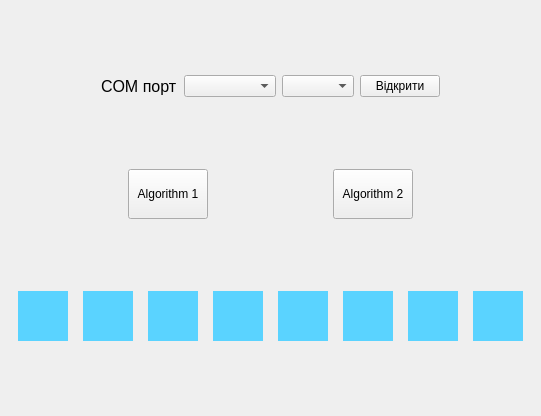
<?xml version="1.0" encoding="UTF-8"?>
<ui version="4.0">
 <class>MainWindow</class>
 <widget class="QMainWindow" name="MainWindow">
  <property name="geometry">
   <rect>
    <x>0</x>
    <y>0</y>
    <width>541</width>
    <height>416</height>
   </rect>
  </property>
  <property name="sizePolicy">
   <sizepolicy hsizetype="Fixed" vsizetype="Maximum">
    <horstretch>0</horstretch>
    <verstretch>0</verstretch>
   </sizepolicy>
  </property>
  <property name="windowTitle">
   <string>COM to AVR</string>
  </property>
  <widget class="QWidget" name="centralwidget">
   <layout class="QVBoxLayout" name="verticalLayout_2">
    <item>
     <layout class="QHBoxLayout" name="horizontalLayout">
      <item>
       <spacer name="horizontalSpacer">
        <property name="orientation">
         <enum>Qt::Horizontal</enum>
        </property>
        <property name="sizeHint" stdset="0">
         <size>
          <width>40</width>
          <height>20</height>
         </size>
        </property>
       </spacer>
      </item>
      <item>
       <widget class="QLabel" name="label">
        <property name="font">
         <font>
          <pointsize>12</pointsize>
         </font>
        </property>
        <property name="text">
         <string>COM порт</string>
        </property>
       </widget>
      </item>
      <item>
       <widget class="QComboBox" name="comComboBox">
        <property name="sizePolicy">
         <sizepolicy hsizetype="Expanding" vsizetype="Fixed">
          <horstretch>0</horstretch>
          <verstretch>0</verstretch>
         </sizepolicy>
        </property>
       </widget>
      </item>
      <item>
       <widget class="QComboBox" name="comboBox"/>
      </item>
      <item>
       <widget class="QPushButton" name="openComButton">
        <property name="text">
         <string>Відкрити</string>
        </property>
       </widget>
      </item>
      <item>
       <spacer name="horizontalSpacer_2">
        <property name="orientation">
         <enum>Qt::Horizontal</enum>
        </property>
        <property name="sizeHint" stdset="0">
         <size>
          <width>40</width>
          <height>20</height>
         </size>
        </property>
       </spacer>
      </item>
     </layout>
    </item>
    <item>
     <layout class="QHBoxLayout" name="horizontalLayout_2">
      <item>
       <spacer name="horizontalSpacer_3">
        <property name="orientation">
         <enum>Qt::Horizontal</enum>
        </property>
        <property name="sizeHint" stdset="0">
         <size>
          <width>40</width>
          <height>20</height>
         </size>
        </property>
       </spacer>
      </item>
      <item>
       <widget class="QPushButton" name="algorithmFirstButton">
        <property name="sizePolicy">
         <sizepolicy hsizetype="Maximum" vsizetype="Maximum">
          <horstretch>0</horstretch>
          <verstretch>0</verstretch>
         </sizepolicy>
        </property>
        <property name="minimumSize">
         <size>
          <width>0</width>
          <height>0</height>
         </size>
        </property>
        <property name="maximumSize">
         <size>
          <width>100</width>
          <height>50</height>
         </size>
        </property>
        <property name="text">
         <string>Algorithm 1</string>
        </property>
       </widget>
      </item>
      <item>
       <spacer name="horizontalSpacer_5">
        <property name="orientation">
         <enum>Qt::Horizontal</enum>
        </property>
        <property name="sizeType">
         <enum>QSizePolicy::Expanding</enum>
        </property>
        <property name="sizeHint" stdset="0">
         <size>
          <width>20</width>
          <height>20</height>
         </size>
        </property>
       </spacer>
      </item>
      <item>
       <widget class="QPushButton" name="algorithmSecondButton">
        <property name="maximumSize">
         <size>
          <width>100</width>
          <height>50</height>
         </size>
        </property>
        <property name="text">
         <string>Algorithm 2</string>
        </property>
       </widget>
      </item>
      <item>
       <spacer name="horizontalSpacer_4">
        <property name="orientation">
         <enum>Qt::Horizontal</enum>
        </property>
        <property name="sizeHint" stdset="0">
         <size>
          <width>40</width>
          <height>20</height>
         </size>
        </property>
       </spacer>
      </item>
     </layout>
    </item>
    <item>
     <layout class="QHBoxLayout" name="horizontalLayout_3">
      <item>
       <widget class="QLabel" name="led0">
        <property name="sizePolicy">
         <sizepolicy hsizetype="Maximum" vsizetype="Maximum">
          <horstretch>0</horstretch>
          <verstretch>0</verstretch>
         </sizepolicy>
        </property>
        <property name="maximumSize">
         <size>
          <width>50</width>
          <height>50</height>
         </size>
        </property>
        <property name="autoFillBackground">
         <bool>false</bool>
        </property>
        <property name="styleSheet">
         <string notr="true">background-color: rgb(90, 211, 255);</string>
        </property>
        <property name="frameShape">
         <enum>QFrame::NoFrame</enum>
        </property>
        <property name="text">
         <string/>
        </property>
       </widget>
      </item>
      <item>
       <widget class="QLabel" name="led1">
        <property name="sizePolicy">
         <sizepolicy hsizetype="Maximum" vsizetype="Maximum">
          <horstretch>0</horstretch>
          <verstretch>0</verstretch>
         </sizepolicy>
        </property>
        <property name="maximumSize">
         <size>
          <width>50</width>
          <height>50</height>
         </size>
        </property>
        <property name="autoFillBackground">
         <bool>false</bool>
        </property>
        <property name="styleSheet">
         <string notr="true">background-color: rgb(90, 211, 255);</string>
        </property>
        <property name="frameShape">
         <enum>QFrame::NoFrame</enum>
        </property>
        <property name="text">
         <string/>
        </property>
       </widget>
      </item>
      <item>
       <widget class="QLabel" name="led2">
        <property name="sizePolicy">
         <sizepolicy hsizetype="Maximum" vsizetype="Maximum">
          <horstretch>0</horstretch>
          <verstretch>0</verstretch>
         </sizepolicy>
        </property>
        <property name="maximumSize">
         <size>
          <width>50</width>
          <height>50</height>
         </size>
        </property>
        <property name="autoFillBackground">
         <bool>false</bool>
        </property>
        <property name="styleSheet">
         <string notr="true">background-color: rgb(90, 211, 255);</string>
        </property>
        <property name="frameShape">
         <enum>QFrame::NoFrame</enum>
        </property>
        <property name="text">
         <string/>
        </property>
       </widget>
      </item>
      <item>
       <widget class="QLabel" name="led3">
        <property name="sizePolicy">
         <sizepolicy hsizetype="Maximum" vsizetype="Maximum">
          <horstretch>0</horstretch>
          <verstretch>0</verstretch>
         </sizepolicy>
        </property>
        <property name="maximumSize">
         <size>
          <width>50</width>
          <height>50</height>
         </size>
        </property>
        <property name="autoFillBackground">
         <bool>false</bool>
        </property>
        <property name="styleSheet">
         <string notr="true">background-color: rgb(90, 211, 255);</string>
        </property>
        <property name="frameShape">
         <enum>QFrame::NoFrame</enum>
        </property>
        <property name="text">
         <string/>
        </property>
       </widget>
      </item>
      <item>
       <widget class="QLabel" name="led4">
        <property name="sizePolicy">
         <sizepolicy hsizetype="Maximum" vsizetype="Maximum">
          <horstretch>0</horstretch>
          <verstretch>0</verstretch>
         </sizepolicy>
        </property>
        <property name="maximumSize">
         <size>
          <width>50</width>
          <height>50</height>
         </size>
        </property>
        <property name="autoFillBackground">
         <bool>false</bool>
        </property>
        <property name="styleSheet">
         <string notr="true">background-color: rgb(90, 211, 255);</string>
        </property>
        <property name="frameShape">
         <enum>QFrame::NoFrame</enum>
        </property>
        <property name="text">
         <string/>
        </property>
       </widget>
      </item>
      <item>
       <widget class="QLabel" name="led5">
        <property name="sizePolicy">
         <sizepolicy hsizetype="Maximum" vsizetype="Maximum">
          <horstretch>0</horstretch>
          <verstretch>0</verstretch>
         </sizepolicy>
        </property>
        <property name="maximumSize">
         <size>
          <width>50</width>
          <height>50</height>
         </size>
        </property>
        <property name="autoFillBackground">
         <bool>false</bool>
        </property>
        <property name="styleSheet">
         <string notr="true">background-color: rgb(90, 211, 255);</string>
        </property>
        <property name="frameShape">
         <enum>QFrame::NoFrame</enum>
        </property>
        <property name="text">
         <string/>
        </property>
       </widget>
      </item>
      <item>
       <widget class="QLabel" name="led6">
        <property name="sizePolicy">
         <sizepolicy hsizetype="Maximum" vsizetype="Maximum">
          <horstretch>0</horstretch>
          <verstretch>0</verstretch>
         </sizepolicy>
        </property>
        <property name="maximumSize">
         <size>
          <width>50</width>
          <height>50</height>
         </size>
        </property>
        <property name="autoFillBackground">
         <bool>false</bool>
        </property>
        <property name="styleSheet">
         <string notr="true">background-color: rgb(90, 211, 255);</string>
        </property>
        <property name="frameShape">
         <enum>QFrame::NoFrame</enum>
        </property>
        <property name="text">
         <string/>
        </property>
       </widget>
      </item>
      <item>
       <widget class="QLabel" name="led7">
        <property name="sizePolicy">
         <sizepolicy hsizetype="Fixed" vsizetype="Fixed">
          <horstretch>0</horstretch>
          <verstretch>0</verstretch>
         </sizepolicy>
        </property>
        <property name="maximumSize">
         <size>
          <width>50</width>
          <height>50</height>
         </size>
        </property>
        <property name="autoFillBackground">
         <bool>false</bool>
        </property>
        <property name="styleSheet">
         <string notr="true">background-color: rgb(90, 211, 255);</string>
        </property>
        <property name="frameShape">
         <enum>QFrame::NoFrame</enum>
        </property>
        <property name="text">
         <string/>
        </property>
       </widget>
      </item>
     </layout>
    </item>
   </layout>
  </widget>
 </widget>
 <resources/>
 <connections/>
</ui>
